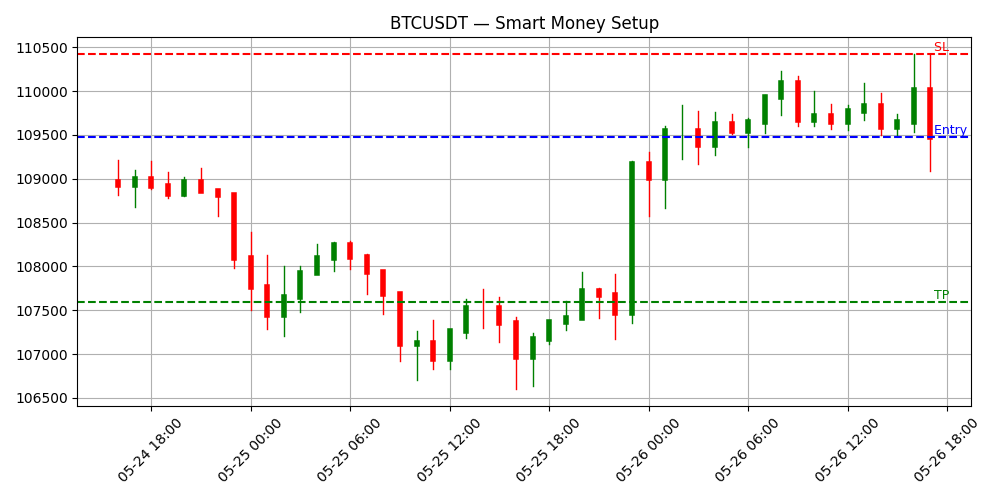

The script that saved this image:

import matplotlib.pyplot as plt
import matplotlib.dates as mdates
from datetime import datetime

def plot_signal_chart(candles, signal, symbol="BTCUSDT", filename="chart.png"):
    times = [c["open_time"] for c in candles]
    opens = [c["open"] for c in candles]
    highs = [c["high"] for c in candles]
    lows = [c["low"] for c in candles]
    closes = [c["close"] for c in candles]

    fig, ax = plt.subplots(figsize=(10, 5))
    ax.set_title(f"{symbol} — Smart Money Setup", fontsize=12)

    for i in range(len(candles)):
        color = "green" if closes[i] >= opens[i] else "red"
        ax.plot([times[i], times[i]], [lows[i], highs[i]], color=color, linewidth=1)
        ax.plot([times[i], times[i]], [opens[i], closes[i]], color=color, linewidth=4)

    # Вход
    ax.axhline(signal["entry"], color="blue", linestyle="--", label="Entry")
    # SL
    ax.axhline(signal["sl"], color="red", linestyle="--", label="SL")
    # TP
    ax.axhline(signal["tp"], color="green", linestyle="--", label="TP")

    # Подписи
    ax.text(times[-1], signal["entry"], " Entry", color="blue", va="bottom", fontsize=9)
    ax.text(times[-1], signal["sl"], " SL", color="red", va="bottom", fontsize=9)
    ax.text(times[-1], signal["tp"], " TP", color="green", va="bottom", fontsize=9)

    ax.xaxis.set_major_formatter(mdates.DateFormatter("%m-%d %H:%M"))
    plt.xticks(rotation=45)
    plt.grid(True)
    plt.tight_layout()
    plt.savefig(filename)
    plt.close()
